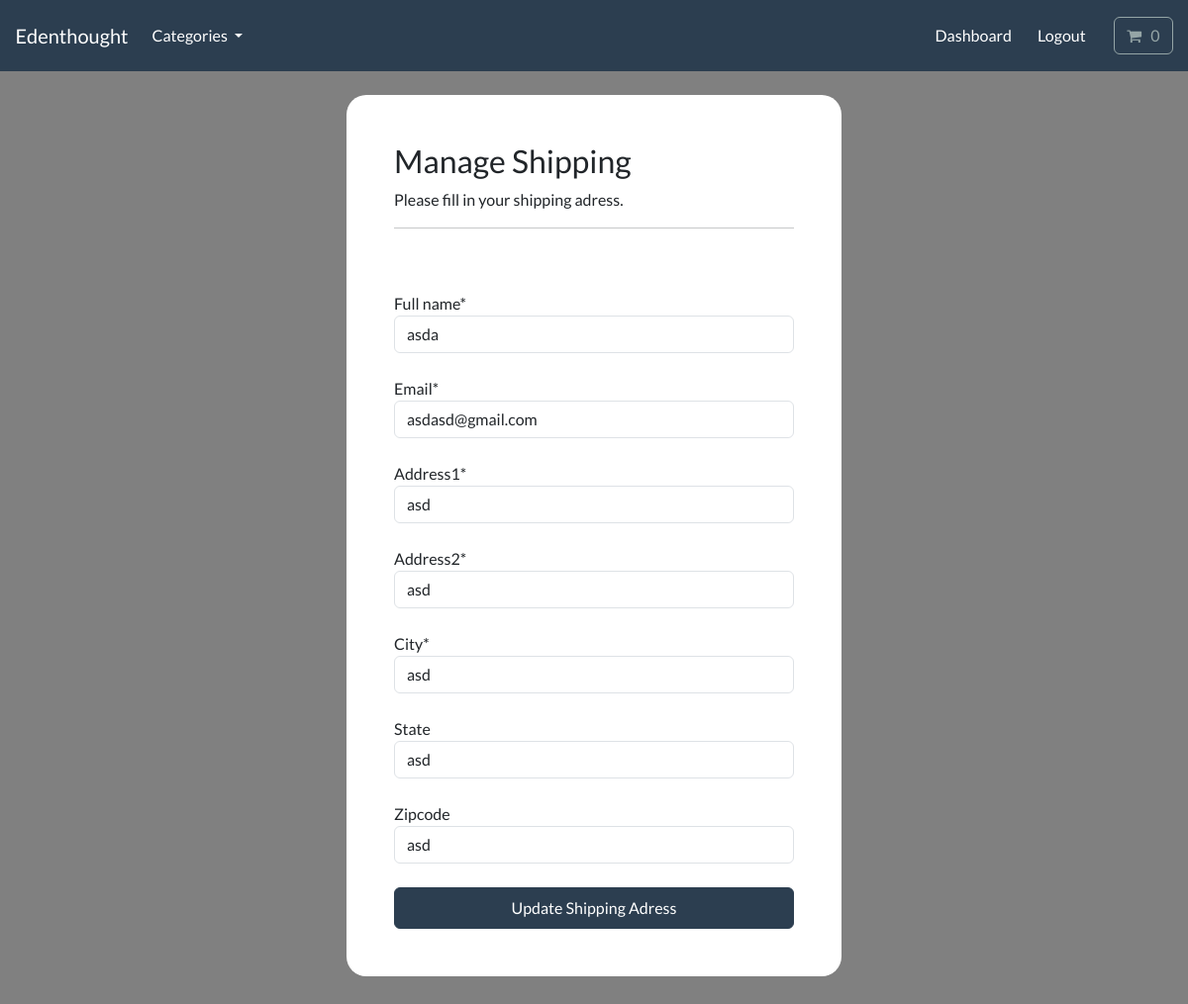
The app's page /account/manage-shipping (signed in) with its own data.
### payment/models.py (models this page shows, shortened)
class ShippingAdress(models.Model):
    full_name = models.CharField(max_length=300)
    email = models.EmailField(max_length=255)
    address1 = models.CharField(max_length=300)
    address2 = models.CharField(max_length=300)
    city = models.CharField(max_length=255)
    state = models.CharField(max_length=255, null=True, blank=True) # Her ülkede yok boş geçebilsin / null db için belirtiyoruz blank ise client için
    zipcode = models.CharField(max_length=255, null=True, blank=True)
    user = models.ForeignKey(User, on_delete=models.CASCADE, null=True, blank=True) # shipping i mecbur bırakmıyoruz / authenticated ve non authenticated(kimliği doğrulanmamış) -- bir shpiing yaratıldığında admin panelinde hangi üyeye bağlı görüyoruz
    class META:
        verbose_name_plural = 'Shipping Adress'

### account/views.py (the view, shortened to what this page needs)
# urls.py: path('manage-shipping', views.manage_shipping, name='manage-shipping'),
@login_required(login_url='my-login')
def manage_shipping(request):
    try:
        shipping = ShippingAdress.objects.get(user=request.user.id) # user çoktan adresi girmiş mi?
    except ShippingAdress.DoesNotExist:
        shipping = None
    form = ShippingForm(instance=shipping)
    context = {'form':form}
    return render(request, 'account/manage-shipping.html', context=context)

### payment/forms.py
class ShippingForm(forms.ModelForm):
    class Meta:
        model = ShippingAdress
        fields = ['full_name', 'email', 'address1', 'address2', 'city', 'state', 'zipcode']
        exclude = ['user',]   # bunu ayır demek

### cart/cart.py (called while the page is built)
    def __len__(self):
        return sum(item['qty'] for item in self.cart.values())

### cart/context_processors.py (called while the page is built)
def cart(request):
    return {'cart': Cart(request)}

### store/models.py (called while the page is built)
    def get_absolute_url(self):
         return reverse('list-category', args=[self.slug])

### store/views.py (called while the page is built)
def categories(request):
    all_categories = Category.objects.all() # tüm kategorileri seçtik
    return {'all_categories': all_categories}

### account/templates/account/manage-shipping.html (shortened to what this page needs)
{% include "store/base.html" %}
{% load static %}
{% load crispy_forms_tags %}
{% block content %}
    <body>
        <br>
        <div class="container bg-white shadow-md p-5 form-layout">
            <h3> Manage Shipping</h3>
            <p> Please fill in your shipping adress. </p>
            <hr>
            <br>
            <br>
            <form method="POST" autocomplete="off">
                {{form.full_name|as_crispy_field}}
                <br>
                {{form.email|as_crispy_field}}
                <br>
                {{form.address1|as_crispy_field}}
                <br>
                {{form.address2|as_crispy_field}}
                <br>
                {{form.city|as_crispy_field}}
                <br>
                {{form.state|as_crispy_field}}
                <br>
                {{form.zipcode|as_crispy_field}}
                <br>
                <button type="submit" class="btn btn-primary navbar-btn text-white w-100 p-2"> Update Shipping Adress </button>
            </form>
        </div>
    </body>
{% endblock %}

### static/css/styles.css (style rules this page uses)
.form-layout { border-radius: 20px; width: 500px; }

### account/templates/account/manage-shipping.html (style rules this page uses)
body { background-color: gray; }

### records on screen
ShippingAdress: full_name "asda", email "asdasd@gmail.com", address1 "asd", address2 "asd", city "asd", state "asd", zipcode "asd"
